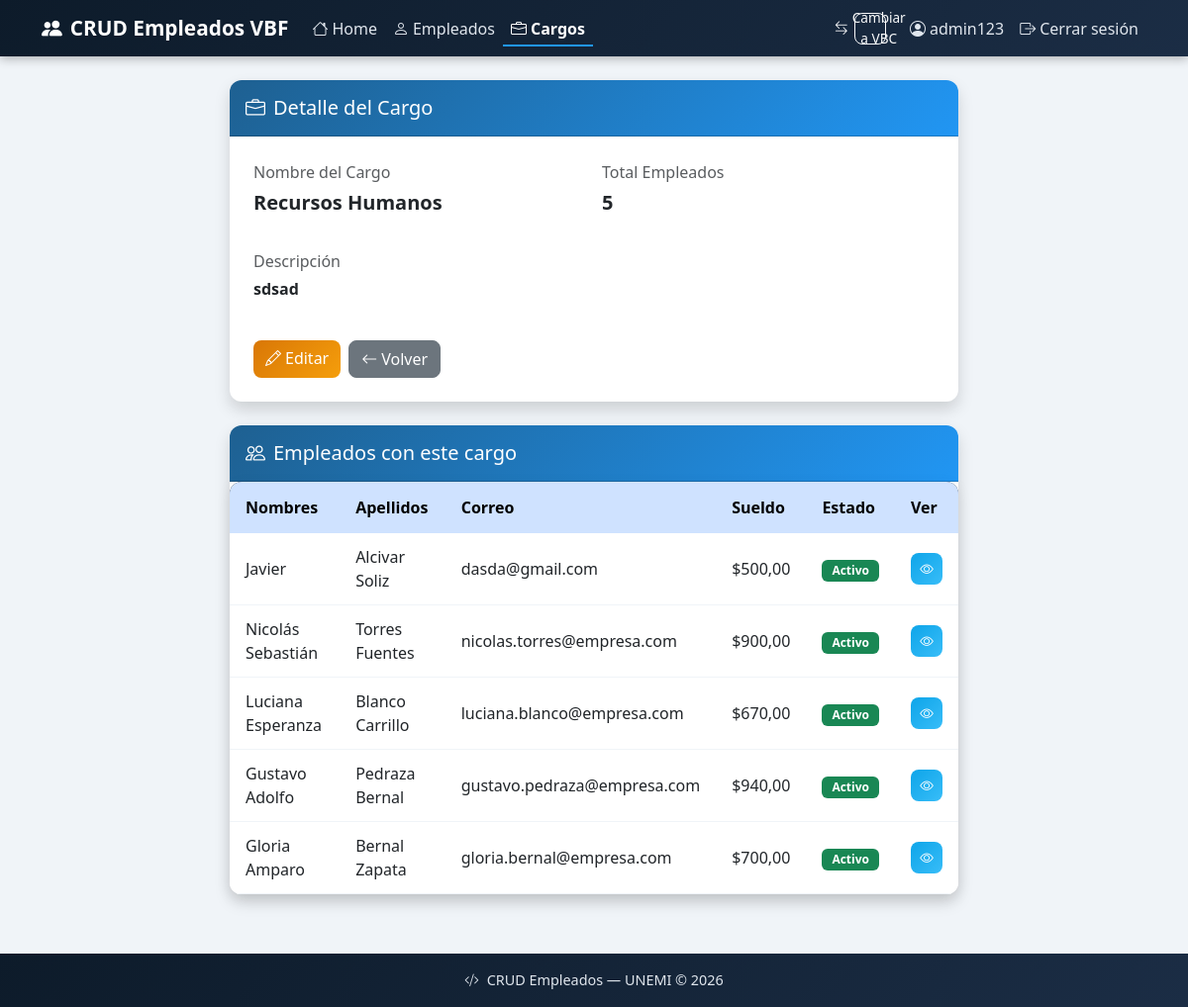
The page /cargos/detalle/2/ (signed in) on the database its author committed.
### empleados/models.py (models this page shows, shortened)
class Cargo(models.Model):
    nombre = models.CharField(max_length=100)
    descripcion = models.CharField(max_length=200, blank=True, null=True)

class Empleado(models.Model):
    nombres = models.CharField(max_length=100)
    apellidos = models.CharField(max_length=100)
    correo = models.EmailField()
    sueldo = models.DecimalField(max_digits=10, decimal_places=2)
    fecha_ingreso = models.DateField()
    cargo = models.ForeignKey(Cargo, on_delete=models.CASCADE)
    activo = models.BooleanField(default=True)

### empleados/views.py (the view)
# urls.py: path('cargos/detalle/<int:pk>/', views.cargo_detalle, name='cargo_detalle'),
@login_required
def cargo_detalle(request, pk):
    cargo = get_object_or_404(Cargo, pk=pk)
    empleados = Empleado.objects.filter(cargo=cargo)
    return render(request, 'empleados/cargo_detalle.html', {'cargo': cargo, 'empleados': empleados})

### empleados/templates/empleados/cargo_detalle.html
{% extends 'empleados/base.html' %}
{% block content %}
<div class="row justify-content-center">
    <div class="col-md-8">
        <div class="card shadow mb-4">
            <div class="card-header py-3">
                <h5 class="mb-0"><i class="bi bi-briefcase me-2"></i>Detalle del Cargo</h5>
            </div>
            <div class="card-body p-4">
                <div class="row g-3">
                    <div class="col-md-6">
                        <p class="text-muted mb-1">Nombre del Cargo</p>
                        <p class="fw-semibold fs-5">{{ cargo.nombre }}</p>
                    </div>
                    <div class="col-md-6">
                        <p class="text-muted mb-1">Total Empleados</p>
                        <p class="fw-semibold fs-5">{{ empleados.count }}</p>
                    </div>
                    <div class="col-12">
                        <p class="text-muted mb-1">Descripción</p>
                        <p class="fw-semibold">{{ cargo.descripcion|default:"Sin descripción" }}</p>
                    </div>
                </div>
                <div class="d-flex gap-2 mt-4">
                    <a href="{% url 'cargo_editar' cargo.pk %}" class="btn btn-warning">
                        <i class="bi bi-pencil me-1"></i>Editar
                    </a>
                    <a href="{% url 'cargo_lista' %}" class="btn btn-secondary">
                        <i class="bi bi-arrow-left me-1"></i>Volver
                    </a>
                </div>
            </div>
        </div>
        <div class="card shadow">
            <div class="card-header py-3">
                <h5 class="mb-0"><i class="bi bi-people me-2"></i>Empleados con este cargo</h5>
            </div>
            <div class="card-body p-0">
                <table class="table table-hover mb-0">
                    <thead class="table-primary">
                        <tr>
                            <th>Nombres</th>
                            <th>Apellidos</th>
                            <th>Correo</th>
                            <th>Sueldo</th>
                            <th>Estado</th>
                            <th>Ver</th>
                        </tr>
                    </thead>
                    <tbody>
                        {% for emp in empleados %}
                        <tr>
                            <td>{{ emp.nombres }}</td>
                            <td>{{ emp.apellidos }}</td>
                            <td>{{ emp.correo }}</td>
                            <td>${{ emp.sueldo }}</td>
                            <td>
                                {% if emp.activo %}
                                <span class="badge bg-success">Activo</span>
                                {% else %}
                                <span class="badge bg-danger">Inactivo</span>
                                {% endif %}
                            </td>
                            <td>
                                <a href="{% url 'empleado_detalle' emp.pk %}" class="btn btn-info btn-sm">
                                    <i class="bi bi-eye"></i>
                                </a>
                            </td>
                        </tr>
                        {% empty %}
                        <tr>
                            <td colspan="6" class="text-center p-3">No hay empleados con este cargo.</td>
                        </tr>
                        {% endfor %}
                    </tbody>
                </table>
            </div>
        </div>
    </div>
</div>
{% endblock %}

### empleados/templates/empleados/base.html (shortened to what this page needs)
{% load static %}
<!DOCTYPE html>
<html lang="es">
<head>
    <link href="https://cdn.jsdelivr.net/npm/bootstrap@5.3.0/dist/css/bootstrap.min.css" rel="stylesheet">
    <link href="https://cdn.jsdelivr.net/npm/bootstrap-icons@1.11.0/font/bootstrap-icons.css" rel="stylesheet">
    <link rel="stylesheet" href="{% static 'empleados/css/styles.css' %}">
</head>
<body>
    <nav class="navbar navbar-expand-lg navbar-dark">
        <div class="container">
            <a class="navbar-brand" href="{% url 'home' %}">
                <i class="bi bi-people-fill me-2"></i>CRUD Empleados VBF
            </a>
            <div class="collapse navbar-collapse" id="navbarNav">
                <ul class="navbar-nav me-auto">
                    <li class="nav-item">
                        <a class="nav-link {% if request.resolver_match.url_name == 'home' %}active fw-bold{% endif %}" href="{% url 'home' %}">
                            <i class="bi bi-house me-1"></i>Home
                        </a>
                    </li>
                    <li class="nav-item">
                        <a class="nav-link {% if 'empleado' in request.resolver_match.url_name %}active fw-bold{% endif %}" href="{% url 'empleado_lista' %}">
                            <i class="bi bi-person me-1"></i>Empleados
                        </a>
                    </li>
                    <li class="nav-item">
                        <a class="nav-link {% if 'cargo' in request.resolver_match.url_name %}active fw-bold{% endif %}" href="{% url 'cargo_lista' %}">
                            <i class="bi bi-briefcase me-1"></i>Cargos
                        </a>
                    </li>
                </ul>
                <ul class="navbar-nav ms-auto align-items-center">
                    <li class="nav-item">
                        <a class="btn btn-outline-light btn-sm me-3" href="{% url 'vbc_empleado_lista' %}">
                            <i class="bi bi-arrow-left-right me-1"></i>Cambiar a VBC
                        </a>
                    </li>
                    <li class="nav-item">
                        <a class="nav-link" href="{% url 'perfil' %}">
                            <i class="bi bi-person-circle me-1"></i>{{ request.user.username }}
                        </a>
                    </li>
                    <li class="nav-item">
                        <a class="nav-link" href="{% url 'logout' %}">
                            <i class="bi bi-box-arrow-right me-1"></i>Cerrar sesión
                        </a>
                    </li>
                </ul>
            </div>
        </div>
    </nav>
    <div class="container mt-4">
        {% block content %}{% endblock %}
    </div>
    <footer>
        <p class="mb-0"><i class="bi bi-code-slash me-2"></i>CRUD Empleados — UNEMI © 2026</p>
    </footer>
</body>
</html>

### empleados/static/empleados/css/styles.css (style rules this page uses)
:root { --azul-oscuro: #0d1b2a; --azul-medio: #1b2d45; --azul-acento: #1e6091; --azul-claro: #2196f3; --texto-claro: #e0e6ed; }
body { background-color: #f0f4f8; font-family: 'Segoe UI', sans-serif; }
.navbar { background: linear-gradient(135deg, var(--azul-oscuro), var(--azul-medio)) !important; box-shadow: 0 2px 10px rgba(0,0,0,0.3); }
.navbar-brand { font-weight: 700; font-size: 1.3rem; color: white !important; }
.nav-link { color: var(--texto-claro) !important; transition: color 0.2s; }
.card { border: none; border-radius: 12px; box-shadow: 0 4px 15px rgba(0,0,0,0.08); }
.card-header { border-radius: 12px 12px 0 0 !important; background: linear-gradient(135deg, var(--azul-acento), var(--azul-claro)); color: white; font-weight: 600; }
.table { border-radius: 12px; overflow: hidden; box-shadow: 0 4px 15px rgba(0,0,0,0.08); background: white; }
.table thead { background: linear-gradient(135deg, var(--azul-oscuro), var(--azul-medio)); color: white; }
.table thead th { border: none; font-weight: 600; padding: 14px 16px; }
.table tbody tr { transition: background 0.2s; }
.table tbody td { padding: 12px 16px; vertical-align: middle; border-color: #f0f4f8; }
.btn-warning { border-radius: 8px; font-weight: 500; }
.btn-secondary { border-radius: 8px; font-weight: 500; }
footer { background: linear-gradient(135deg, var(--azul-oscuro), var(--azul-medio)); color: var(--texto-claro); text-align: center; padding: 16px; margin-top: 60px; font-size: 0.9rem; }
.navbar .nav-link.active { color: white !important; border-bottom: 2px solid var(--azul-claro); padding-bottom: 4px; }
.btn-sm { border-radius: 6px; padding: 4px 10px; font-size: 0.8rem; font-weight: 500; }
.btn-info { background: linear-gradient(135deg, #0ea5e9, #38bdf8); border: none; color: white; }
.btn-warning { background: linear-gradient(135deg, #d97706, #f59e0b); border: none; color: white; }
.badge { border-radius: 6px; padding: 5px 10px; font-size: 0.75rem; font-weight: 600; }
.btn-sm { width: 32px; height: 32px; padding: 0; display: inline-flex; align-items: center; justify-content: center; border-radius: 8px; font-size: 0.85rem; transition: all 0.2s; }

### rows shown on the page
Cargo: nombre "Recursos Humanos", descripcion "sdsad"
Empleado: nombres "Javier", apellidos "Alcivar Soliz", correo "dasda@gmail.com", sueldo "500,00", activo "Activo"
Empleado: nombres "Nicolás Sebastián", apellidos "Torres Fuentes", correo "nicolas.torres@empresa.com", sueldo "900,00", activo "Activo"
Empleado: nombres "Luciana Esperanza", apellidos "Blanco Carrillo", correo "luciana.blanco@empresa.com", sueldo "670,00", activo "Activo"
Empleado: nombres "Gustavo Adolfo", apellidos "Pedraza Bernal", correo "gustavo.pedraza@empresa.com", sueldo "940,00", activo "Activo"
Empleado: nombres "Gloria Amparo", apellidos "Bernal Zapata", correo "gloria.bernal@empresa.com", sueldo "700,00", activo "Activo"

### other values the page prints
{{ request.user.username }} "admin123"
{{ empleados.count }} "5"
